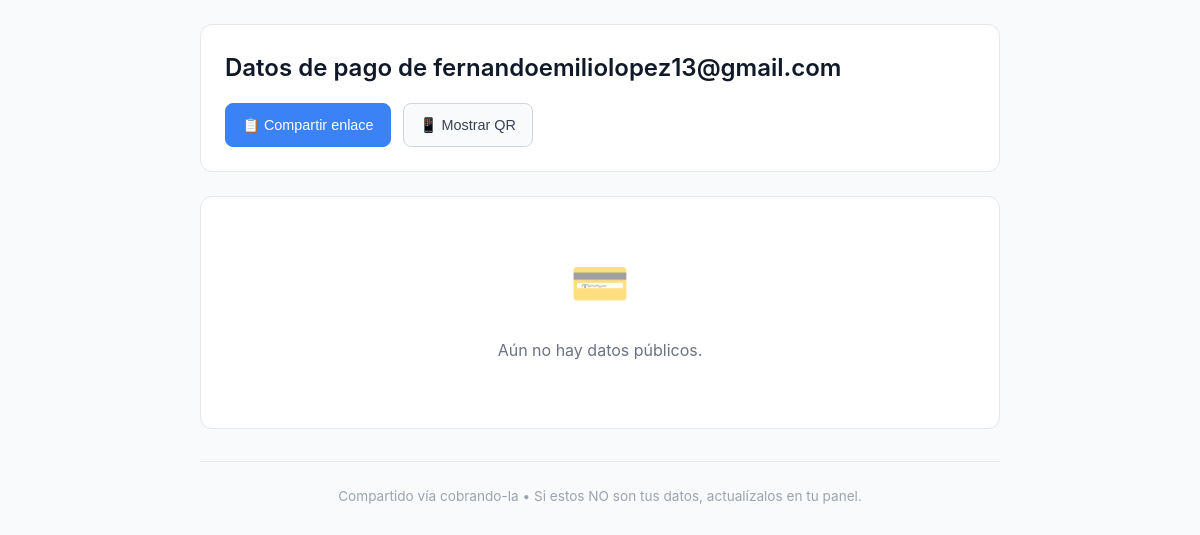
/u/fernandoemiliolopez13-k0evno/, run on an earlier commit of the app's database.
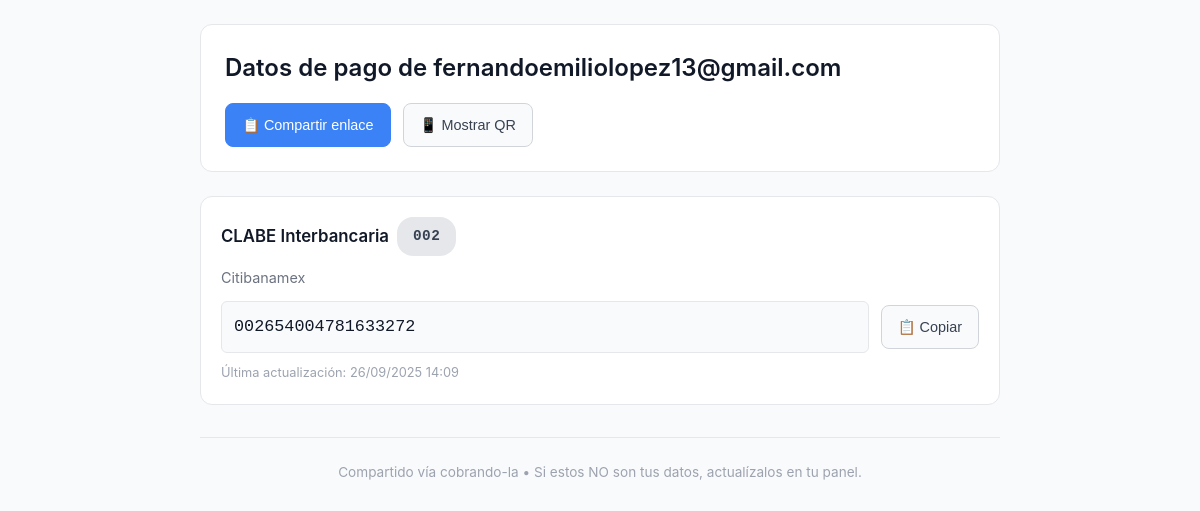
And on a later commit of the database.
### bank_details/models.py (models this page shows, shortened)
class BankDetails(models.Model):
    class Kind(models.TextChoices):
        CLABE = "CLABE", "CLABE"
        CARD = "CARD", "Card"
        ACCOUNT = "ACCOUNT", "Account"
    class Brand(models.TextChoices):
        VISA = "VISA", "VISA"
        MASTERCARD = "MASTERCARD", "MasterCard"
        OTHER = "OTHER", "Other"
    class BankNameSource(models.TextChoices):
        AUTO = "AUTO", "Auto-detected"
        MANUAL = "MANUAL", "Manual"
    owner = models.ForeignKey(
        settings.AUTH_USER_MODEL,
        on_delete=models.CASCADE,
        related_name="bank_details",
    )
    kind = models.CharField(max_length=16, choices=Kind.choices)
    value = models.CharField(max_length=32)
    bank_code = models.CharField(max_length=3, blank=True)
    bank_name = models.CharField(max_length=80, blank=True)
    bank_name_source = models.CharField(
        max_length=8, choices=BankNameSource.choices, default=BankNameSource.AUTO
    )
    brand = models.CharField(  # solo para CARD
        max_length=16, choices=Brand.choices, blank=True
    )
    alias = models.CharField(max_length=80, blank=True)
    is_public = models.BooleanField(default=True)
    created_at = models.DateTimeField(auto_now_add=True)
    updated_at = models.DateTimeField(auto_now=True)
    class Meta:
        constraints = [
            models.UniqueConstraint(
                fields=["owner", "kind"], name="uniq_bankdetail_owner_kind"
            )
        ]
        indexes = [
            models.Index(fields=["owner", "kind"]),
        ]
        ordering = ("owner", "kind", "-updated_at")

### bank_details/views.py (the view)
# urls.py: path("u/<slug:public_slug>/", public_profile, name="public_profile"),
def public_profile(request, public_slug: str):
    user = get_object_or_404(User, public_slug=public_slug, is_active=True)
    details = (
        BankDetails.objects.filter(owner=user, is_public=True)
        .order_by("kind", "-updated_at")
    )
    return render(
        request,
        "bank_details/public_profile.html",
        {"owner": user, "details": details},
    )

### bank_details/templates/bank_details/public_profile.html (shortened to what this page needs)
{% load tz %}
{% load static %}
{% load inline_svg from inline_svg %}
<!doctype html>
<html lang="es">
  <head>
    <link rel="stylesheet" href="{% static 'css/public_profile.css' %}">
  </head>
  <body>
    <div class="wrap">
      <div class="header">
        <h1>Datos de pago de {{ owner.display_name|default:owner.email }}</h1>
        <div class="share-section">
          <button class="btn btn-primary" onclick="copyPublicLink()" aria-label="Compartir enlace público">
            📋 Compartir enlace
          </button>
          <button class="btn" onclick="toggleQR()" aria-label="Mostrar código QR">
            📱 Mostrar QR
          </button>
        </div>
      </div>
      {% if details %}
        {% with clabe_items=details|dictsort:"kind"|slice:":99" %}
          {% for d in clabe_items %}
            {% if d.kind == 'CLABE' %}
              <div class="card">
                <div class="card-header">
                  <span class="kind-label">CLABE Interbancaria</span>
                  {% if d.bank_code %}
                    <span class="badge badge-code">{{ d.bank_code }}</span>
                  {% endif %}
                </div>
                {% if d.bank_name or d.alias %}
                  <div class="meta">
                    {% if d.bank_name %}{{ d.bank_name }}{% endif %}{% if d.bank_name and d.alias %} • {% endif %}{% if d.alias %}{{ d.alias }}{% endif %}
                  </div>
                {% endif %}
                <div class="value-container">
                  <div class="value" id="val-clabe-{{ forloop.counter }}">{{ d.value }}</div>
                  <button class="btn" onclick="copyText('{{ d.value }}')" aria-label="Copiar CLABE">
                    📋 Copiar
                  </button>
                </div>
                <div class="updated">Última actualización: {% timezone "America/Mexico_City" %}{{ d.updated_at|date:"d/m/Y H:i" }}{% endtimezone %}</div>
              </div>
            {% endif %}
          {% endfor %}
        {% endwith %}
      {% else %}
        <div class="empty-state">
          <div class="empty-state-icon">💳</div>
          <p>Aún no hay datos públicos.</p>
        </div>
      {% endif %}
      <div class="footer">
        Compartido vía cobrando-la • Si estos NO son tus datos, actualízalos en tu panel.
      </div>
    </div>
  </body>
</html>

What changed in the data, as far as the page shows it:
added BankDetails: bank_code "002", bank_name "Citibanamex", value "002654004781633272", updated_at "26/09/2025 14:09"
Also different on the page:
text no longer shown: "💳 Aún no hay datos públicos."
